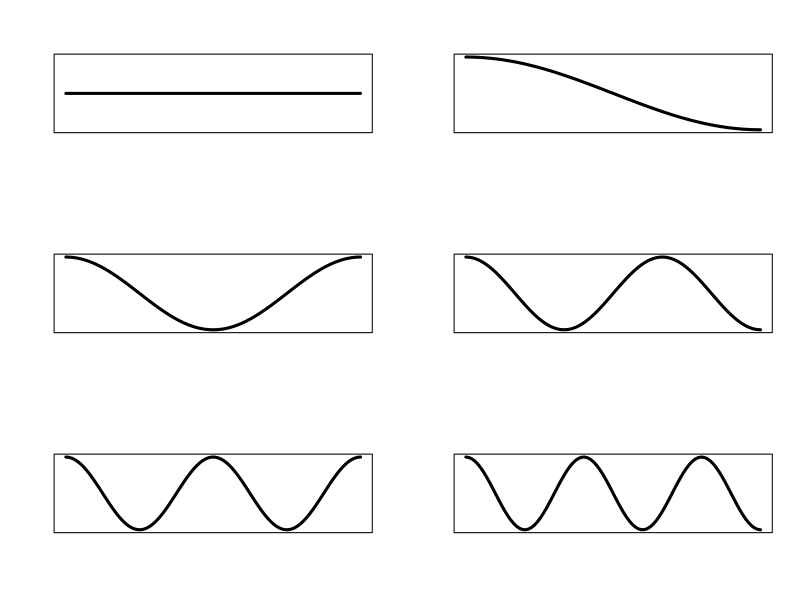
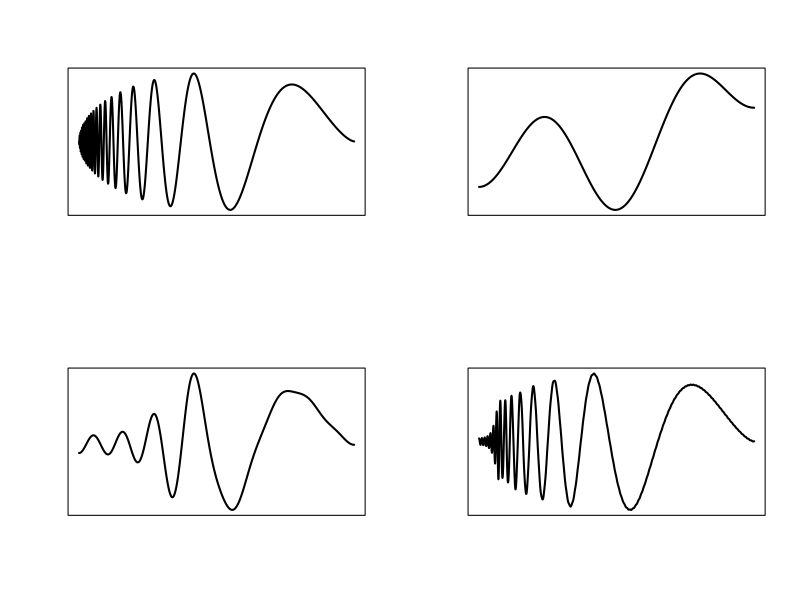

R code for these plots, in order:
n <- 100
x <- seq(0,1,length=n)
d <- x[2]-x[1]
m <- 6
Phi <- matrix(0,n,m)
Phi[,1] <- rep(1,n)
for(i in 2:m){
     Phi[,i] <- sqrt(2)*cos((i-1)*pi*x)
     }

postscript("cosine.basis.eps",horizontal=F,onefile=F,print.it=F)
par(mfrow=c(3,2))

for(i in 1:m){
     plot(x,Phi[,i],type="l",lwd=3,xaxt="n",yaxt="n",
         xlab="",ylab="")
     }
dev.off()

################################################################

postscript("cosine.approx.eps",horizontal=F,onefile=F,print.it=F)
par(mfrow=c(2,2))

n <- 2048
x <- seq(0,1,length=n)
d <- x[2]-x[1]
m <- 200
Phi <- matrix(0,n,m)
Phi[,1] <- rep(1,n)
for(i in 2:m){
     Phi[,i] <- sqrt(2)*cos((i-1)*pi*x)
     }

f <- sqrt(x*(1-x))*sin(2.1*pi/(x+.05))
fhat <- rep(0,n)
a <- rep(0,m)

plot(x,f,type="l",lwd=2,xlab="",ylab="",xaxt="n",yaxt="n")

for(i in 1:m){
     a[i] <- d*sum(f*Phi[,i])
     fhat <- fhat + a[i]*Phi[,i]
     if( (i==5)|(i==20)|(i==200))plot(x,fhat,type="l",lwd=2,xlab="",ylab="",
                                 xaxt="n",yaxt="n")
     }

print(a)
dev.off()
